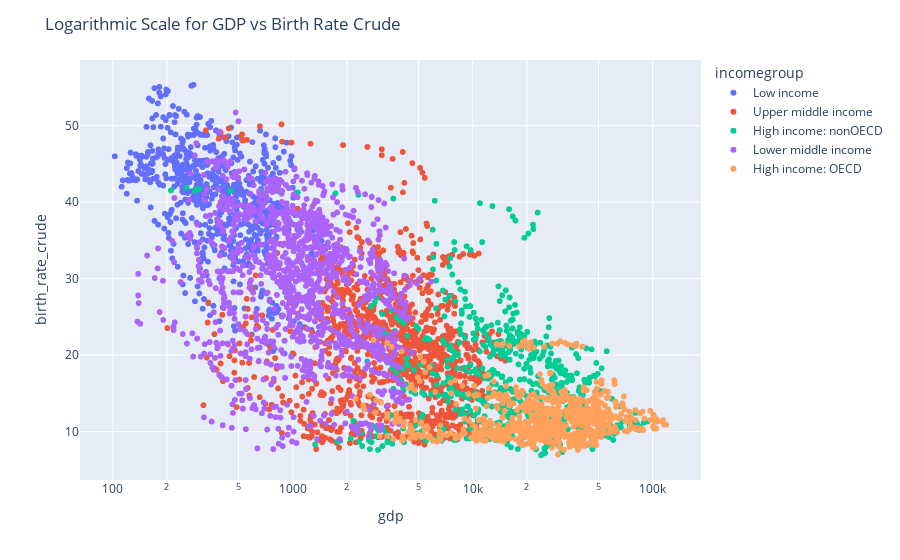

Notebook source saved alongside this figure:
### Code cell
fig = px.scatter(df, x="gdp", y="birth_rate_crude",color='incomegroup')


# Apply log scale to x-axis
fig.update_layout(
    xaxis_type="log",  # Set x-axis to log scale
    title="Logarithmic Scale for GDP vs Birth Rate Crude",)
    
fig.show()

### Figure 1 — Plotly figure (JSON) as saved in the notebook; plotly's stock layout.template omitted (floating-point values rounded to 4 significant figures; data arrays with more than 128 entries replaced by an {"elided": "..."} marker saying what was removed)
{"data": [{"hovertemplate": "incomegroup=Low income<br>gdp=%{x}<br>birth_rate_crude=%{y}<extra></extra>", "legendgroup": "Low income", "marker": {"color": "#636efa", "symbol": "circle"}, "mode": "markers", "name": "Low income", "showlegend": true, "type": "scattergl", "x": {"elided": "2928 float values"}, "xaxis": "x", "y": {"elided": "2928 float values"}, "yaxis": "y"}, {"hovertemplate": "incomegroup=Upper middle income<br>gdp=%{x}<br>birth_rate_crude=%{y}<extra></extra>", "legendgroup": "Upper middle income", "marker": {"color": "#EF553B", "symbol": "circle"}, "mode": "markers", "name": "Upper middle income", "showlegend": true, "type": "scattergl", "x": {"elided": "4952 float values"}, "xaxis": "x", "y": {"elided": "4952 float values"}, "yaxis": "y"}, {"hovertemplate": "incomegroup=High income: nonOECD<br>gdp=%{x}<br>birth_rate_crude=%{y}<extra></extra>", "legendgroup": "High income: nonOECD", "marker": {"color": "#00cc96", "symbol": "circle"}, "mode": "markers", "name": "High income: nonOECD", "showlegend": true, "type": "scattergl", "x": {"elided": "2768 float values"}, "xaxis": "x", "y": {"elided": "2768 float values"}, "yaxis": "y"}, {"hovertemplate": "incomegroup=Lower middle income<br>gdp=%{x}<br>birth_rate_crude=%{y}<extra></extra>", "legendgroup": "Lower middle income", "marker": {"color": "#ab63fa", "symbol": "circle"}, "mode": "markers", "name": "Lower middle income", "showlegend": true, "type": "scattergl", "x": {"elided": "4788 float values"}, "xaxis": "x", "y": {"elided": "4788 float values"}, "yaxis": "y"}, {"hovertemplate": "incomegroup=High income: OECD<br>gdp=%{x}<br>birth_rate_crude=%{y}<extra></extra>", "legendgroup": "High income: OECD", "marker": {"color": "#FFA15A", "symbol": "circle"}, "mode": "markers", "name": "High income: OECD", "showlegend": true, "type": "scattergl", "x": {"elided": "3368 float values"}, "xaxis": "x", "y": {"elided": "3368 float values"}, "yaxis": "y"}], "layout": {"legend": {"title": {"text": "incomegroup"}, "tracegroupgap": 0}, "margin": {"t": 60}, "title": {"text": "Logarithmic Scale for GDP vs Birth Rate Crude"}, "xaxis": {"anchor": "y", "domain": [0, 1], "title": {"text": "gdp"}, "type": "log"}, "yaxis": {"anchor": "x", "domain": [0, 1], "title": {"text": "birth_rate_crude"}}}}
